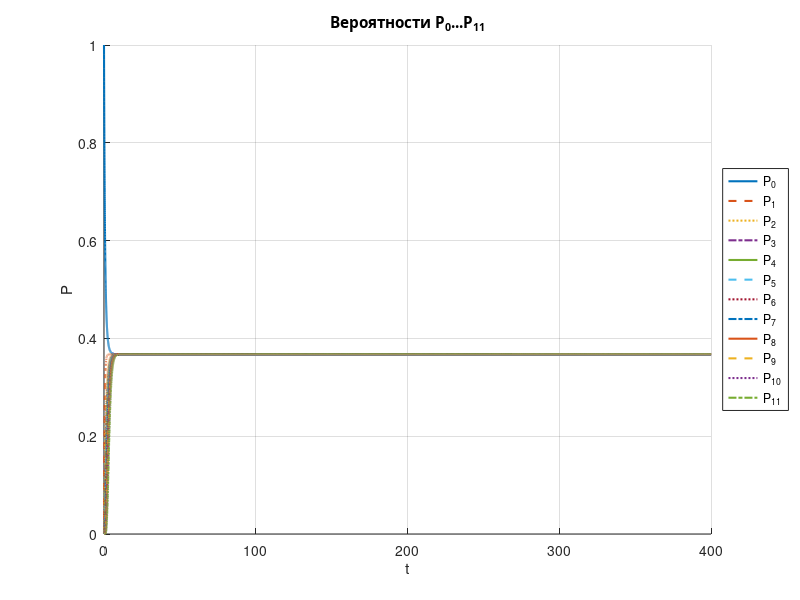

MATLAB code for this plot:
function [p] = SMO_Kolmogorov
l = 1;            % Интенсивность поступления заявок
mu = 1;           % Интенсивность обслуживания
dt = 0.01;        % Шаг по времени
T = 400;           % Общее время моделирования
N = T / dt;       % Количество шагов по времени
M = 12;           % Число состояний (P0 ... P11)

% Задание матрицы коэффициентов A
A = [...
    -l       mu         0        0       0       0       0       0       0       0       0       0;
     l    -(l+mu)     2*mu       0       0       0       0       0       0       0       0       0;
     0       l      -(l+2*mu)  3*mu      0       0       0       0       0       0       0       0;
     0       0         l     -(l+3*mu)  4*mu     0       0       0       0       0       0       0;
     0       0         0        l    -(l+4*mu)  5*mu     0       0       0       0       0       0;
     0       0         0        0       l    -(l+5*mu)  5*mu     0       0       0       0       0;
     0       0         0        0       0       l    -(l+5*mu)  5*mu     0       0       0       0;
     0       0         0        0       0       0       l    -(l+5*mu)  5*mu     0       0       0;
     0       0         0        0       0       0       0       l    -(l+5*mu)  5*mu     0       0;
     0       0         0        0       0       0       0       0       l    -(l+5*mu)  5*mu     0;
     0       0         0        0       0       0       0       0       0       l    -(l+5*mu)  5*mu;
     0       0         0        0       0       0       0       0       0       0       l     -5*mu
];

% Инициализация
p = zeros(N, M);
t = (0:N-1)' * dt;
p(1,:) = [1, zeros(1, M-1)];  % Начальные условия

% Метод Эйлера
for i = 2:N
    p(i,:) = p(i-1,:) + dt * (p(i-1,:) * A);
end

% Стили линий
styles = {'-', '--', ':', '-.', '-', '--', ':', '-.', '-', '--', ':', '-.'};

% Построение графиков
figure;
hold on;
for j = 1:M
    plot(t, p(:,j), styles{j}, 'LineWidth', 1.5);
end
hold off;

title('Вероятности P_0...P_{11}', 'FontName', 'Arial Unicode MS');
xlabel('t');
ylabel('P');
legend(arrayfun(@(k) sprintf('P_{%d}', k), 0:M-1, 'UniformOutput', false), 'Location', 'eastoutside');
grid on;
end

[p] = SMO_Kolmogorov;